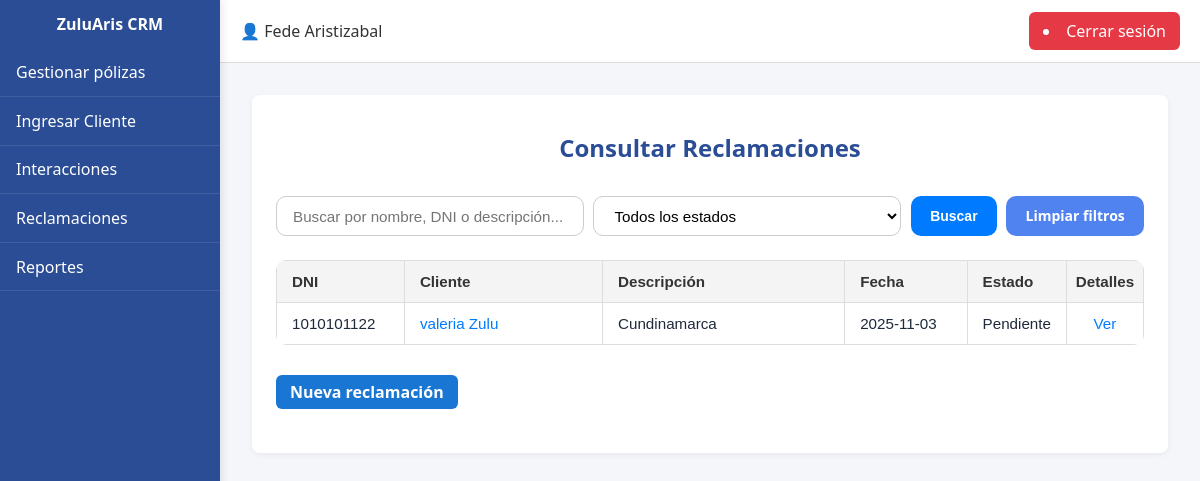
The page /reclamaciones/ (signed in) on the database its author committed.
### CRM/models.py (models this page shows)
class Reclamaciones(models.Model):
    id = models.AutoField(primary_key=True)
    dni_asesor = models.ForeignKey(Usuarios, on_delete=models.CASCADE)
    dni_cliente = models.ForeignKey(Clientes, on_delete=models.CASCADE)
    poliza = models.ForeignKey(Polizas, on_delete=models.SET_NULL, null=True, db_column="id_poliza")
    fecha = models.DateField(auto_now_add=True)
    fecha_actualizacion = models.DateTimeField(auto_now=True)
    descripcion = models.TextField(blank=True, null=True)
    id_estado = models.ForeignKey(Estado, on_delete=models.CASCADE, db_column="id_estado", related_name="reclamacion_estado")
    class Meta:
        db_table = "reclamaciones"

class Clientes(models.Model):
    dni = models.CharField(max_length=50, primary_key=True)
    id_tipo_dni = models.ForeignKey(Tipo_DNI, on_delete=models.CASCADE)
    nombre = models.CharField(max_length=200)
    direccion = models.CharField(max_length=200, blank=True, null=True)
    id_ciudad = models.ForeignKey(Ciudades, on_delete=models.CASCADE)
    telefono = models.CharField(max_length=50, blank=True, null=True)
    celular = models.CharField(max_length=50)
    correo = models.EmailField(blank=True, null=True)
    asesor = models.ForeignKey("Usuarios", on_delete=models.SET_NULL, null=True, blank=True, related_name="clientes")
    class Meta:
        db_table = "clientes"

class Estado(models.Model):
    id = models.AutoField(primary_key=True)
    descripcion = models.CharField(max_length=50, unique=True)
    class Meta:
        db_table = "estados"

### CRM/views.py (the view)
# urls.py: path('reclamaciones/', CRM.views.reclamaciones),
def reclamaciones(request):
    if not request.user.is_authenticated:
        messages.error(request, "Debes iniciar sesión.")
        return redirect("/login")
    try:
        asesor = Usuarios.objects.get(user=request.user)
    except Usuarios.DoesNotExist:
        messages.error(request, "Tu perfil no está asociado correctamente.")
        return redirect("/")
    query = request.GET.get("q", "").strip()
    estado_id = request.GET.get("estado")
    reclamaciones_qs = Reclamaciones.objects.filter(
        dni_asesor__empresa=asesor.empresa
    ).select_related("dni_cliente", "id_estado")
    if query:
        reclamaciones_qs = reclamaciones_qs.filter(
            Q(dni_cliente__nombre__icontains=query) |
            Q(dni_cliente__dni__icontains=query) |
            Q(descripcion__icontains=query)
        )
    if estado_id:
        reclamaciones_qs = reclamaciones_qs.filter(id_estado_id=estado_id)
    reclamaciones_qs = reclamaciones_qs.order_by('-fecha')
    context = {
        "reclamaciones": reclamaciones_qs,
        "query": query,
        "estado_id": estado_id,
        "estados": Estado.objects.all()
    }
    return render(request, "reclamaciones.html", context)

### CRM/templates/reclamaciones.html (shortened to what this page needs)
{% extends 'layout_panel.html' %}
{% load static %}
{% block content %}
<div class="card">
    <div class="card-header">
        <h2>Consultar Reclamaciones</h2>
    </div>
    <form class="consulta-filtros" method="get" action="">
        <div class="grupo-busqueda">
            <input
                type="text"
                name="q"
                value="{{ query }}"
                placeholder="Buscar por nombre, DNI o descripción..."
                class="input-busqueda"
            >
            <select name="estado" class="input-select">
                <option value="">Todos los estados</option>
            </select>
            <button type="submit" class="btn-buscar">Buscar</button>
            <a href="{% url 'reclamaciones' %}" class="btn-limpiar">Limpiar filtros</a>
        </div>
    </form>
    <table class="tabla_reclamaciones">
        <thead>
            <tr>
                <th class="col-header col-dni">DNI</th>
                <th class="col-header col-nombre">Cliente</th>
                <th class="col-header col-asunto">Descripción</th>
                <th class="col-header col-fecha">Fecha</th>
                <th class="col-header col-estado">Estado</th>
                <th class="col-header col-detalles">Detalles</th>
            </tr>
        </thead>
        <tbody>
            {% if reclamaciones %}
                {% for r in reclamaciones %}
                <tr>
                    <td class="col-dni">{{ r.dni_cliente.dni }}</td>
                    <td class="col-nombre">
                        <a href="{% url 'detalle_cliente' r.dni_cliente.dni %}" class="cliente-link">
                            {{ r.dni_cliente.nombre }}
                        </a>
                    </td>
                    <td class="col-asunto">{{ r.descripcion|default:"-" }}</td>
                    <td class="col-fecha">{{ r.fecha|date:"Y-m-d" }}</td>
                    <td class="col-estado">{{ r.id_estado.descripcion|default:"-" }}</td>
                    <td class="col-detalles">
                        <a href="{% url 'detalle_reclamacion' r.id %}" class="cliente-link">
                            Ver
                        </a>
                    </td>
                </tr>
                {% endfor %}
            {% else %}
                <tr>
                    <td colspan="6" style="text-align:center;">No hay reclamaciones registradas.</td>
                </tr>
            {% endif %}
        </tbody>
    </table>
    <div class="acciones-polizas">
        <a href="{% url 'crear_reclamacion' %}" class="btn-guardar">Nueva reclamación</a>
    </div>
</div>
{% endblock %}

### CRM/templates/layout_panel.html (shortened to what this page needs)
{% load static %}
<!DOCTYPE html>
<html lang="es">
<head>
    {% load static %}
    <link rel="stylesheet" href="{% static 'styles/globalstyles.css' %}">
</head>
<body>
    <div class="container">
        <aside class="sidebar">
            <div class="logo">ZuluAris CRM</div>
            <nav>
                <ul>
                    <li><a href="/gestionar/">Gestionar pólizas</a></li>
                    <li><a href="/client_form/">Ingresar Cliente</a></li>
                    <li><a href="/interacciones/">Interacciones</a></li>
                    <li><a href="/reclamaciones/">Reclamaciones</a></li>
                    <li><a href="/reportes/">Reportes</a></li>
                </ul>
            </nav>
        </aside>
        <main class="main-content">
            <header class="navbar">
                <div class="navbar-left">
                    <span class="user">👤 {{ request.user.first_name }} {{ request.user.last_name }}</span>
                </div>
                <div class="navbar-right">
                    <li class="btn-logout">
                        <a href="/logout/">Cerrar sesión</a>
                    </li>
                </div>
            </header>
            <section class="content">
                {% block content %}
                {% endblock %}
            </section>
        </main>
    </div>
</body>
</html>

### rows shown on the page
Reclamaciones: dni_cliente.dni "1010101122", dni_cliente.nombre "valeria Zulu", descripcion "Cundinamarca", fecha "2025-11-03", id_estado.descripcion "Pendiente"

### other values the page prints
{{ request.user.first_name }} "Fede"
{{ request.user.last_name }} "Aristizabal"
